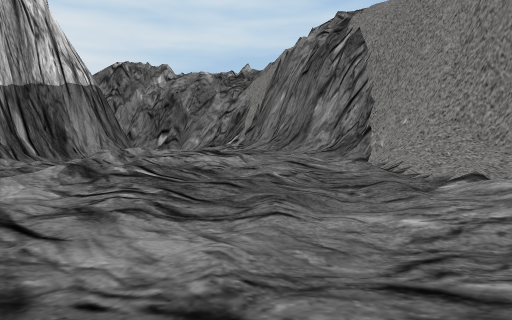
view 1 (above)

19 first-person views from a walk through a Unity game level. The camera is 1.3 m above the floor, tilts 2° down and sees 70° across. The floor is counted in squares, 1.7 m on a side. Each view is taken from the middle of a square. On the plan, view 1 faces up. The plan holds only what a view shows up to about 11 squares ahead; the rest is blank. The place goes on beyond the plan. The player character is not drawn. Some animated figures are left out.

view 2
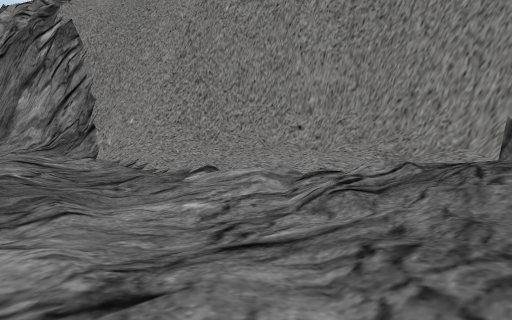

view 3
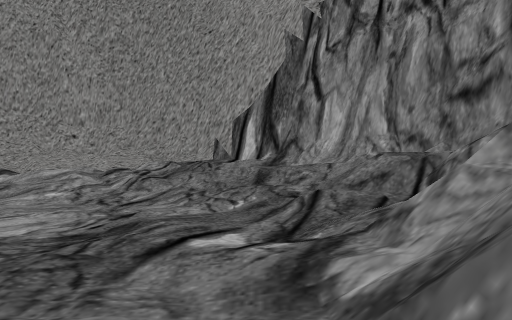

view 4
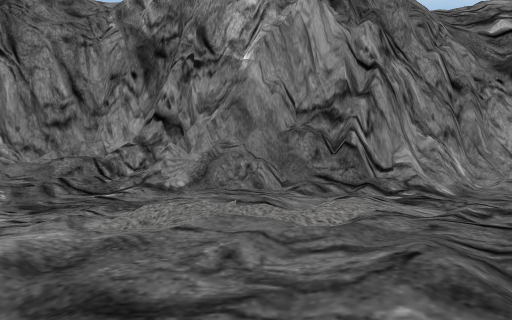

view 5
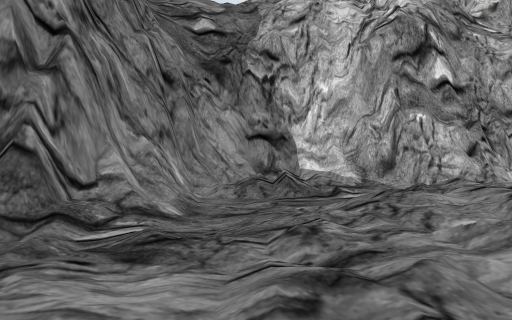

view 6
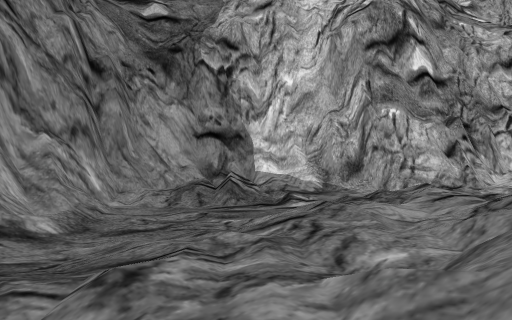

view 7
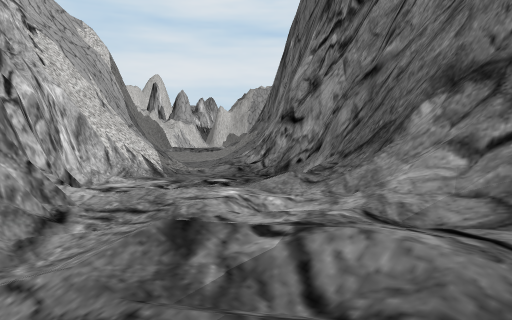

view 8
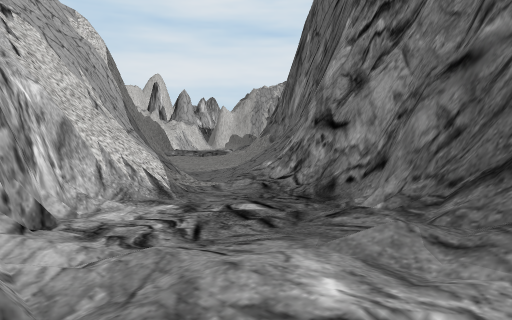

view 9
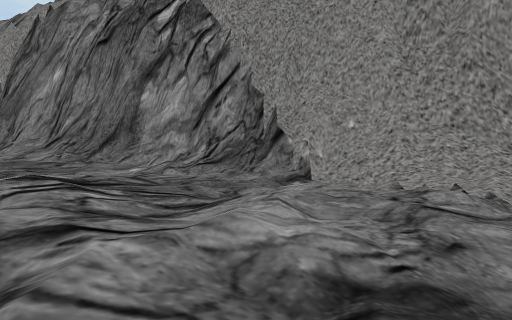

view 10
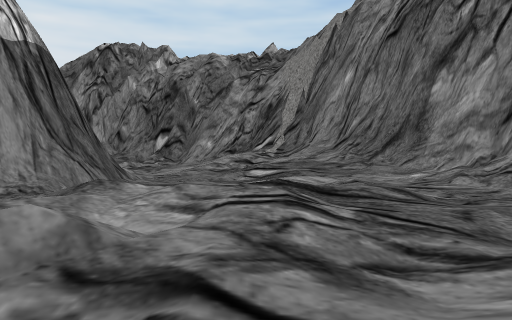

view 11
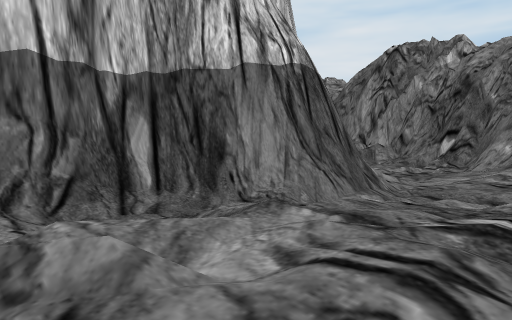

view 12
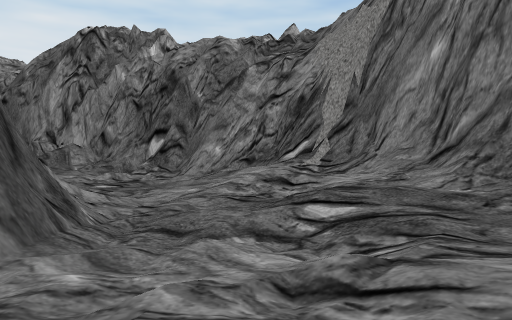

view 13
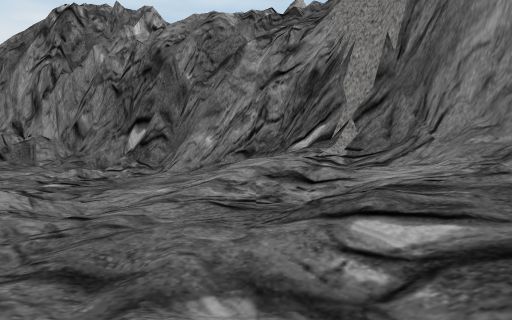

view 14
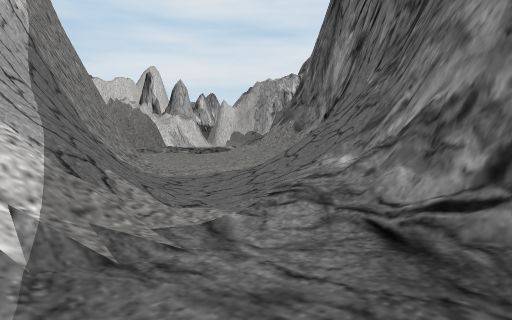

view 15
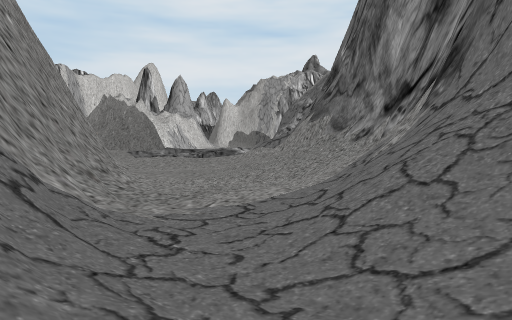

view 16
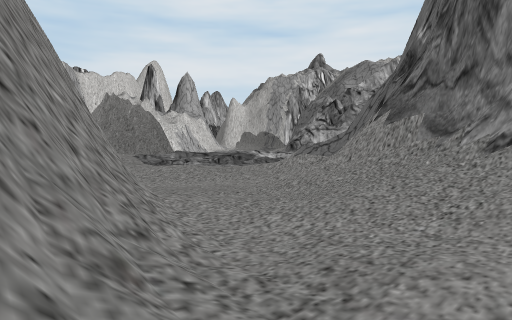

view 17
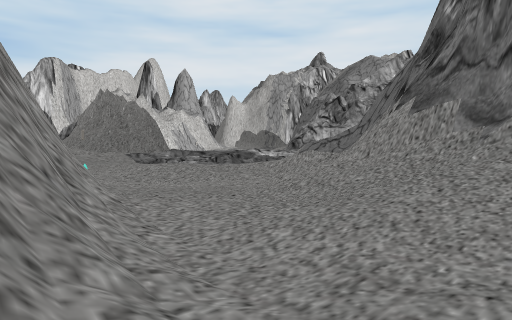

view 18
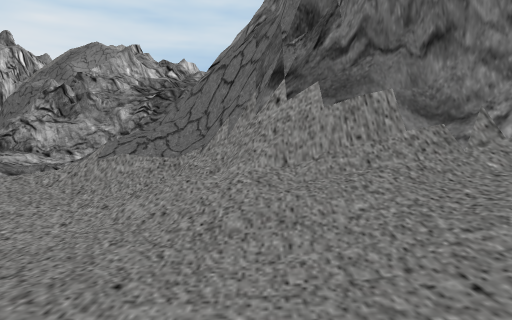

view 19
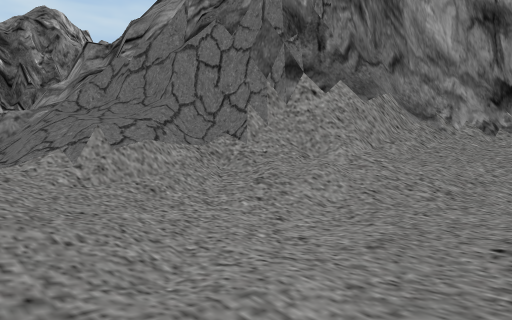

### Floor plan
Key: @ floor where view 1 was taken; # wall or solid block; . main floor; : floor 0.25 m higher than the main floor; - floor 0.25 m lower than the main floor; + floor 0.5 m higher than the main floor; _ floor 0.5 m lower than the main floor; * floor 0.75 m higher than the main floor; % floor 1 m higher than the main floor; / step, stairs or slope; = window, fence, low wall or low ledge.
Columns run from 37 left of view 1 to 6 right of it. Each row starts with its distance up from view 1.
 27                            -_-..  ##
 26                            __---  /##
 25                             ---./*%/##
 24   ##                        /...:+%//##
 23  ####                        /../+%%/##
 22  =/=#                        =/-////*/#
 21  //=#                        #=..../*/##
 20  ///##                       ##/...+*%/#
 19  *//##                        ##-///+*/##
 18  :///###                      ##-/-/+///#
 17 +../*/####                    ##.-./::+/#
 16 .---/////##                   ##./::+::+##
 15 .---.//**/##                 ##/.///++:/=#
 14 ---....++//##                #// /++++::/#
 13  --....:.//###               #/. /**++::/#
 12      /...:///##              #/::/***+++:##
 11      ##/...//=#              #=/+/***++:.##
 10       ##=/..//###            #=::%/*++++:=##
  9        ###//-//####            ::/:**+++//##
  8          ##///--/=##            ://:::::./=#
  7          ###//----/####         :///..:..//#
  6            ##=/---.:/##       :+::+:.:..//*#
  5            ####----.//=    //:::+::...-//+*#
  4              ##/--.::///////:::::....--./:*#
  3               ###../::::..::./:/./.---_-///#
  2                 ####./...:...../.-------./##
  1                   ##/--///---..-..----/.:+##
  0                    ##/-_____----.----@./+##
 -1                     #////__///#####////+/##
 -2                     ##= ///##### ##==/*/##
 -3                      ########     ##/ /##
 -4                                      ###

Where each view was taken, in squares from view 1:
view 1: 0 up, 0 right, facing up
view 2: 0 up, 1 left, facing up-right
view 3: 0 up, 5 left, facing right
view 4: 8 up, 5 left, facing down
view 5: 5 up, 6 left, facing down-left
view 6: 5 up, 8 left, facing down-left
view 7: 1 up, 14 left, facing up-left
view 8: 2 up, 16 left, facing up-left
view 9: 7 up, 3 left, facing up-right
view 10: 8 up, 2 left, facing up
view 11: 9 up, 1 left, facing up-left
view 12: 13 up, 3 left, facing up
view 13: 16 up, 3 left, facing up
view 14: 6 up, 21 left, facing up-left
view 15: 8 up, 24 left, facing up-left
view 16: 9 up, 27 left, facing up-left
view 17: 10 up, 28 left, facing up-left
view 18: 12 up, 32 left, facing up
view 19: 14 up, 37 left, facing up-right
